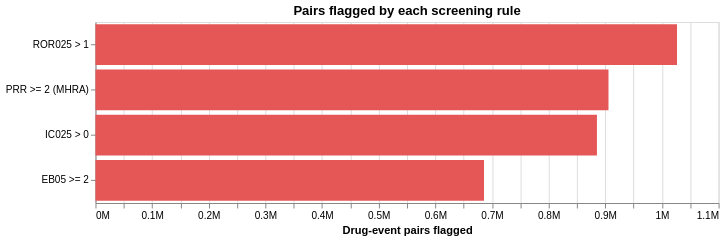

Here is the Vega-Lite specification saved for this chart:
### Vega-Lite specification from a JSON file in a GitHub repository (floating-point values rounded to 4 significant figures)
{"config": {"view": {"continuousWidth": 300, "continuousHeight": 300}}, "data": {"name": "data-6a7c90144a47b97ec60197676024aba5"}, "mark": {"type": "bar", "color": "#E45756"}, "encoding": {"tooltip": [{"field": "pairs", "format": ",", "type": "quantitative"}], "x": {"axis": {"format": "~s"}, "field": "pairs", "title": "Drug-event pairs flagged", "type": "quantitative"}, "y": {"field": "measure", "sort": "-x", "title": null, "type": "nominal"}}, "height": 180, "title": "Pairs flagged by each screening rule", "width": 620, "$schema": "https://vega.github.io/schema/vega-lite/v6.1.0.json", "datasets": {"data-6a7c90144a47b97ec60197676024aba5": [{"measure": "ROR025 > 1", "pairs": 1026632}, {"measure": "PRR >= 2 (MHRA)", "pairs": 905646}, {"measure": "IC025 > 0", "pairs": 885252}, {"measure": "EB05 >= 2", "pairs": 685921}]}}
